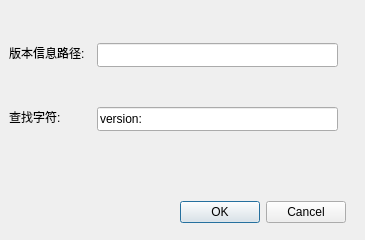
<?xml version="1.0" encoding="UTF-8"?>
<ui version="4.0">
 <class>SetWin</class>
 <widget class="QDialog" name="SetWin">
  <property name="geometry">
   <rect>
    <x>0</x>
    <y>0</y>
    <width>365</width>
    <height>240</height>
   </rect>
  </property>
  <property name="windowTitle">
   <string>Dialog</string>
  </property>
  <widget class="QLineEdit" name="updateListPath">
   <property name="geometry">
    <rect>
     <x>97</x>
     <y>43</y>
     <width>241</width>
     <height>24</height>
    </rect>
   </property>
  </widget>
  <widget class="QLabel" name="label">
   <property name="geometry">
    <rect>
     <x>9</x>
     <y>43</y>
     <width>82</width>
     <height>19</height>
    </rect>
   </property>
   <property name="text">
    <string>版本信息路径:</string>
   </property>
  </widget>
  <widget class="QLabel" name="label_2">
   <property name="geometry">
    <rect>
     <x>9</x>
     <y>107</y>
     <width>56</width>
     <height>19</height>
    </rect>
   </property>
   <property name="text">
    <string>查找字符:</string>
   </property>
  </widget>
  <widget class="QLineEdit" name="verMark">
   <property name="geometry">
    <rect>
     <x>97</x>
     <y>107</y>
     <width>241</width>
     <height>24</height>
    </rect>
   </property>
   <property name="text">
    <string>version:</string>
   </property>
  </widget>
  <widget class="QDialogButtonBox" name="buttonBox">
   <property name="geometry">
    <rect>
     <x>180</x>
     <y>200</y>
     <width>166</width>
     <height>24</height>
    </rect>
   </property>
   <property name="orientation">
    <enum>Qt::Horizontal</enum>
   </property>
   <property name="standardButtons">
    <set>QDialogButtonBox::Cancel|QDialogButtonBox::Ok</set>
   </property>
  </widget>
 </widget>
 <resources/>
 <connections>
  <connection>
   <sender>buttonBox</sender>
   <signal>accepted()</signal>
   <receiver>SetWin</receiver>
   <slot>accept()</slot>
   <hints>
    <hint type="sourcelabel">
     <x>248</x>
     <y>254</y>
    </hint>
    <hint type="destinationlabel">
     <x>157</x>
     <y>274</y>
    </hint>
   </hints>
  </connection>
  <connection>
   <sender>buttonBox</sender>
   <signal>rejected()</signal>
   <receiver>SetWin</receiver>
   <slot>reject()</slot>
   <hints>
    <hint type="sourcelabel">
     <x>316</x>
     <y>260</y>
    </hint>
    <hint type="destinationlabel">
     <x>286</x>
     <y>274</y>
    </hint>
   </hints>
  </connection>
 </connections>
</ui>
